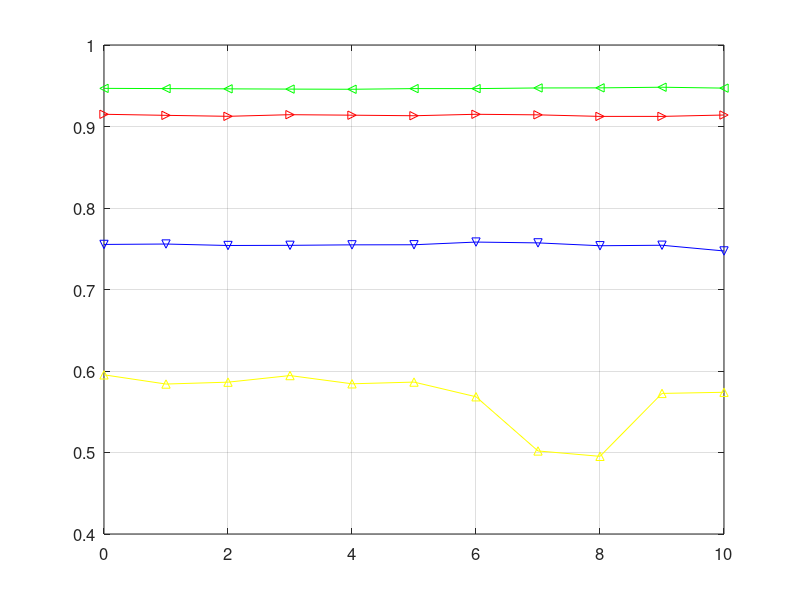

This figure's MATLAB source: (Note: this script raises an error after producing the figure.)
xLambda = [1,2,4,8,16,32,64,128,256,512,1024];

yGPCR = [0.7553,0.7558,0.7540,0.7542,0.7548,0.7549,0.7582,0.7572,0.7537,0.7543,0.7473];
plot(log2(xLambda),yGPCR,'bv-');
hold on;

yEnzyme = [0.9150,0.9137,0.9125,0.9145,0.9139,0.9132,0.9150,0.9143,0.9124,0.9124,0.9141];
plot(log2(xLambda),yEnzyme,'r>-');
hold on;

yIC = [0.9468,0.9465,0.9462,0.9459,0.9457,0.9465,0.9465,0.9473,0.9474,0.9482,0.9471];
plot(log2(xLambda),yIC,'g<-');
hold on;

yNR = [0.5953,0.5840,0.5863,0.5944,0.5843,0.5864,0.5684,0.5019,0.4953,0.5725,0.5739];
plot(log2(xLambda),yNR,'y^-');
grid on;

set(gca,'fontsize',12);

mylegend = legend('GPCR','Enzyme','Ion channel','Nuclear receptor',0); 
set(mylegend,'fontsize',16);

handle_xlabel = xlabel('base-2 logarithm of \lambda_{\it^\alpha}'); 
set(handle_xlabel,'fontsize',16);

handle_ylabel = ylabel('AUPR'); 
set(handle_ylabel,'fontsize',16);

%title('The effect of parameter lambda');